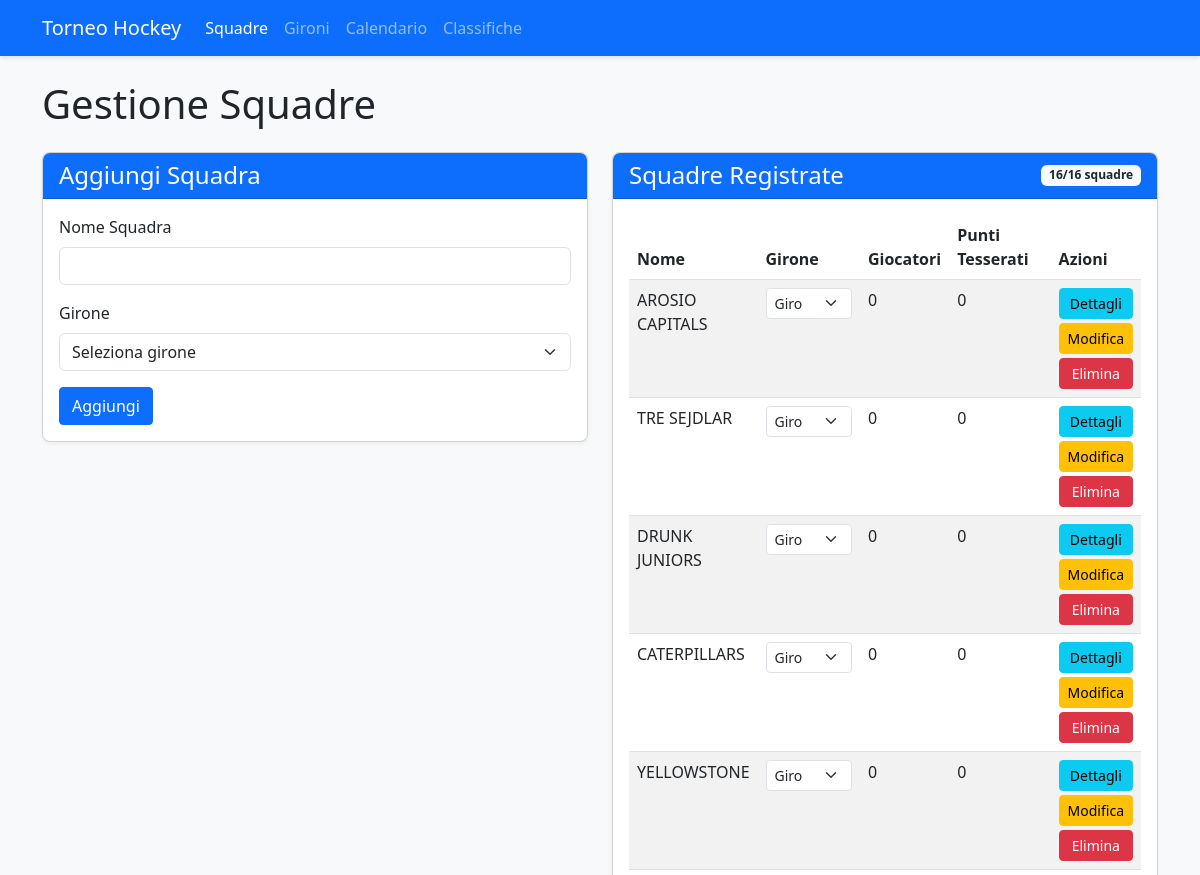
The app's page /teams (upper part), older data.
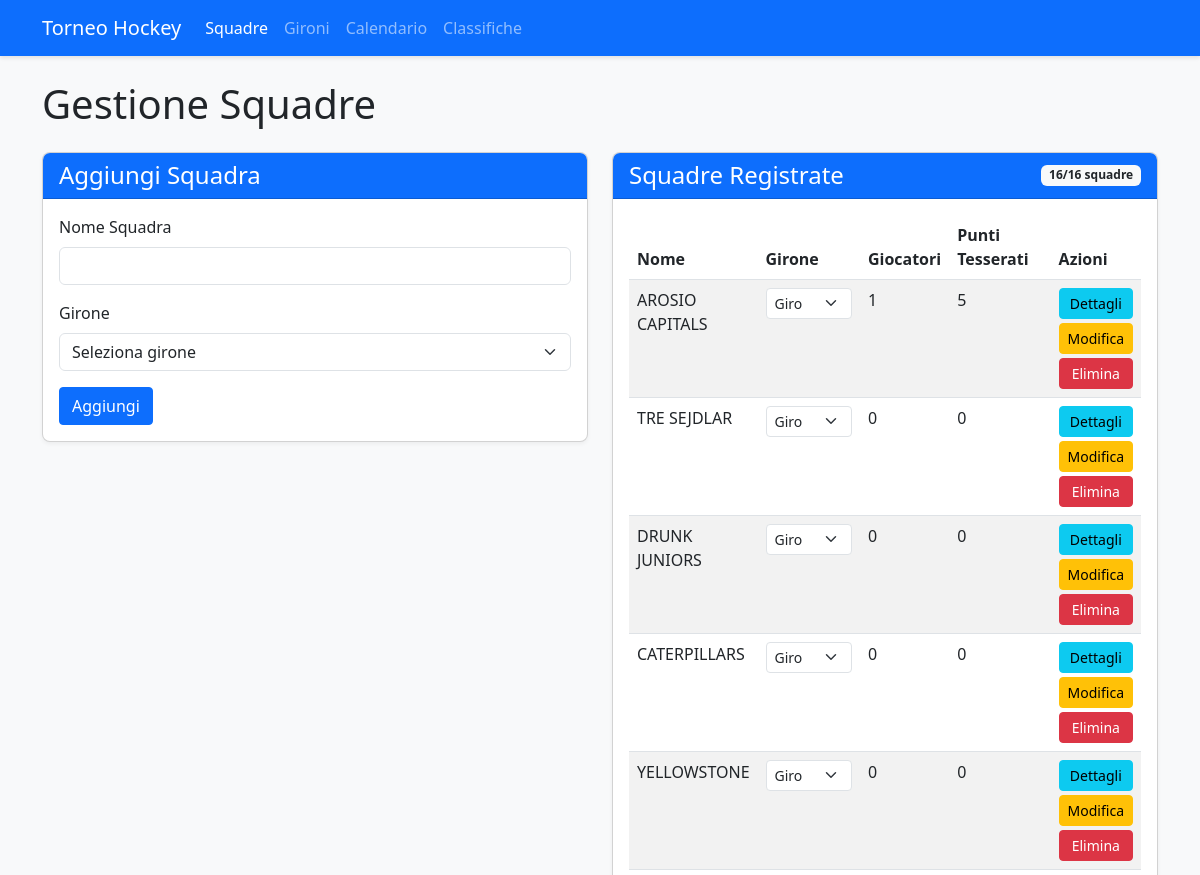
The same page, newer data.
### app.py (models this page shows, shortened)
class Team(db.Model):
    id = db.Column(db.Integer, primary_key=True)
    name = db.Column(db.String(100), nullable=False, unique=True)
    group = db.Column(db.String(1))  # A, B, C, or D
    players = db.relationship('Player', backref='team', lazy=True)
    matches = db.relationship(
        'Match',
        primaryjoin="or_(Team.id == Match.team1_id, Team.id == Match.team2_id)",
        lazy=True,
        overlaps="team1,team2"
    )
    wins = db.Column(db.Integer, default=0)
    losses = db.Column(db.Integer, default=0)
    draws = db.Column(db.Integer, default=0)
    goals_for = db.Column(db.Integer, default=0)
    goals_against = db.Column(db.Integer, default=0)
    points = db.Column(db.Integer, default=0)
    @property
    def player_points_total(self):
        return sum(player.registration_points for player in self.players)

class Player(db.Model):
    id = db.Column(db.Integer, primary_key=True)
    name = db.Column(db.String(100), nullable=False)
    team_id = db.Column(db.Integer, db.ForeignKey('team.id'), nullable=False)
    is_registered = db.Column(db.Boolean, default=False)
    category = db.Column(db.String(20))  # LNA/LNB, 1a Lega, 2a Lega, Non tesserato
    goals = db.Column(db.Integer, default=0)
    assists = db.Column(db.Integer, default=0)
    penalties = db.Column(db.Integer, default=0)
    @property
    def registration_points(self):
        if not self.is_registered:
            return 2  # Non tesserato
        points_map = {
            'LNA/LNB': 5,
            '1a Lega': 3,
            '2a Lega': 2
        }
        return points_map.get(self.category, 2)

### app.py (the view)
@app.route('/teams')
def teams():
    teams = Team.query.all()
    team_count = Team.query.count()
    max_teams = 16
    return render_template('teams.html', teams=teams, team_count=team_count, max_teams=max_teams)

### app.py (called while the page is built)
def format_tournament_dates():
    dates = get_tournament_dates()
    formatted = {}
    for key, date_obj in dates.items():
        formatted[key] = {
            'date': date_obj,
            'formatted': date_obj.strftime('%d/%m/%Y'),
            'day_name': date_obj.strftime('%A'),
            'day_name_it': {
                'Monday': 'Lunedì',
                'Tuesday': 'Martedì',
                'Wednesday': 'Mercoledì',
                'Thursday': 'Giovedì',
                'Friday': 'Venerdì',
                'Saturday': 'Sabato',
                'Sunday': 'Domenica'
            }.get(date_obj.strftime('%A'), date_obj.strftime('%A'))
        }
    return formatted

@app.context_processor
def inject_tournament_dates():
    try:
        formatted_dates = format_tournament_dates()
        return {'tournament_dates': formatted_dates}
    except:
        return {'tournament_dates': {}}

### templates/teams.html (shortened to what the changed rows need)
<!DOCTYPE html>
<html lang="it">
<head>
    <link rel="stylesheet" href="https://cdn.jsdelivr.net/npm/bootstrap@5.3.0/dist/css/bootstrap.min.css">
    <link rel="stylesheet" href="{{ url_for('static', filename='style.css') }}">
</head>
<body class="d-flex flex-column min-vh-100">
    <div class="container mt-4">
        <h1>Gestione Squadre</h1>
        <div class="row mt-4">
            <div class="col-md-6">
                <div class="card">
                    <div class="card-body">
                        {% if teams %}
                            <div class="table-responsive">
                                <table class="table table-striped">
                                    <thead>
                                        <tr>
                                            <th>Nome</th>
                                            <th width="140">Girone</th>
                                            <th width="80">Giocatori</th>
                                            <th width="120">Punti Tesserati</th>
                                            <th>Azioni</th>
                                        </tr>
                                    </thead>
                                    <tbody>
                                        {% for team in teams %}
                                            <tr>
                                                <td>{{ team.name }}</td>
                                                <td>
                                                    <form method="post" action="{{ url_for('update_team_group', team_id=team.id) }}" class="d-inline">
                                                        <div class="input-group input-group-sm">
                                                            <select class="form-select form-select-sm girone-select" name="group" onchange="this.form.submit()">
                                                                <option value="B" {% if team.group == 'B' %}selected{% endif %}>Girone B</option>
                                                            </select>
                                                        </div>
                                                    </form>
                                                </td>
                                                <td>{{ team.players|length }}</td>
                                                <td>
                                                    {{ team.player_points_total }}
                                                </td>
                                                <td>
                                                    <div class="d-grid gap-1">
                                                        <a href="{{ url_for('team_detail', team_id=team.id) }}" class="btn btn-sm btn-info">Dettagli</a>
                                                        <a href="{{ url_for('edit_team', team_id=team.id) }}" class="btn btn-sm btn-warning">Modifica</a>
                                                        <button type="button" class="btn btn-sm btn-danger" onclick="deleteTeam('{{ team.id }}', '{{ team.name }}')">Elimina</button>
                                                    </div>
                                                </td>
                                            </tr>
                                        {% endfor %}
                                    </tbody>
                                </table>
                            </div>
                        {% else %}
                            <p>Nessuna squadra registrata.</p>
                        {% endif %}
                    </div>
                </div>
            </div>
        </div>
    </div>
</body>
</html>

Row changes from the older to the newer data that the page shows:
changed Team "AROSIO CAPITALS": players|length "0" → "1"; player_points_total "0" → "5"
